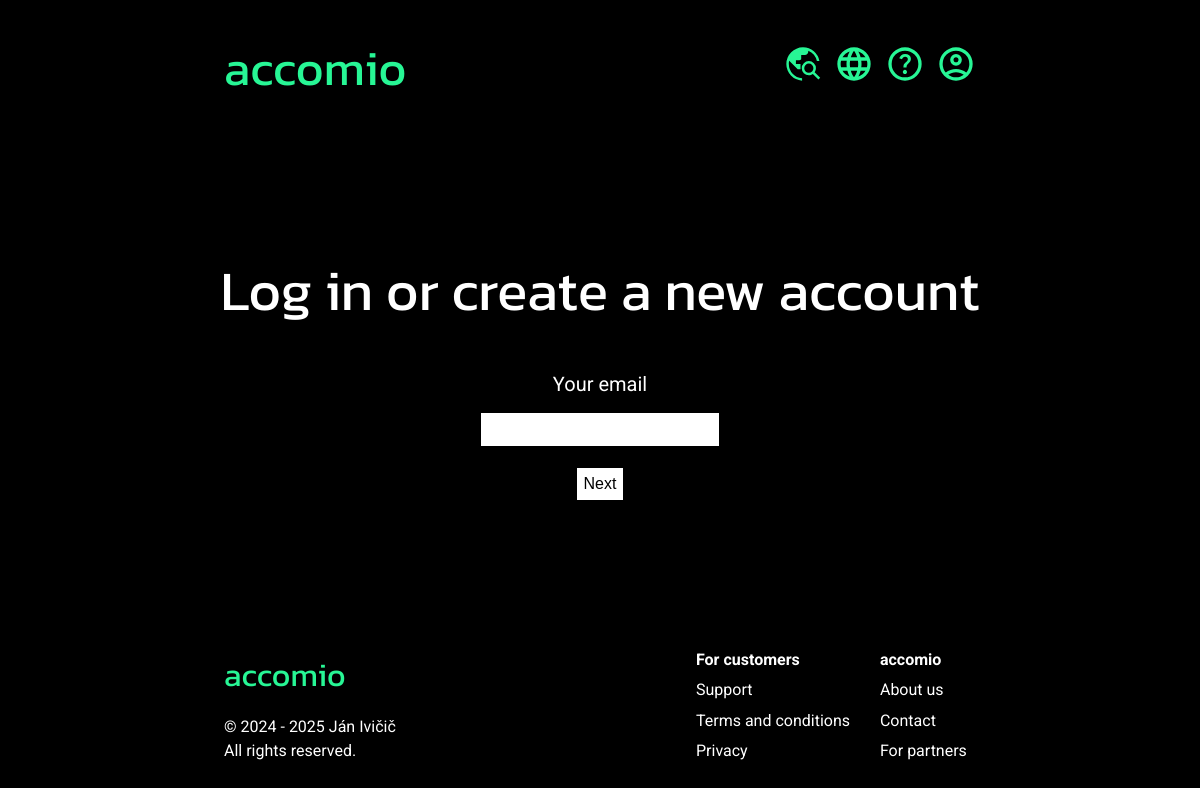
The page /login on the database its author committed.
### tables this page shows
CREATE TABLE `translations` (
  `id` int(11) NOT NULL,
  `original` text NOT NULL,
  `lang` text NOT NULL,
  `new` text NOT NULL
);

### login.php (the view, shortened to what this page needs)
<?php
$servername = "localhost";
$username = "root";
$password = "";
$dbname = "accomio";
$conn = new mysqli($servername, $username, $password, $dbname);
if (isset($_GET['lang'])) {
    $lang = $_GET['lang'];
    if ($lang == "en" || $lang == "de" || $lang == "sk") {
        unset($_COOKIE['lang']);
        setcookie("lang", $lang, time() + (86400 * 30), "/");
    } else {
        $lang = "en";
        unset($_COOKIE['lang']);
        setcookie("lang", "en", time() + (86400 * 30), "/");
    };
} elseif (isset($_COOKIE['lang'])) {
    $lang = $_COOKIE['lang'];
} else {
    $lang = substr($_SERVER['HTTP_ACCEPT_LANGUAGE'], 0, 2);
};
function t($original) {
    global $lang;
    $sql_lang = "SELECT * FROM translations WHERE lang = '" . $lang . "' AND original = '" . $original . "'";
    global $conn;
    $s_lang = $conn->query($sql_lang);
    if ($s_lang->num_rows > 0) {
        $res_lang = $s_lang->fetch_assoc();
        return $res_lang['new'];
    } else {
        return $original;
    }
}
?>
<!DOCTYPE html>
<html lang="<?php echo $lang; ?>">
    <head>
        <link rel='stylesheet' href='styles/basic.css'>
        <link rel='stylesheet' href='styles/user.css'>
    </head>
    <body>
    <header>
            <div class="title" onclick="window.location.href ='/accomio'">accomio</div>
            <nav class="headerbtns">
                <a href="search" class="aimg"><div class="headerdiv" id="hi2">
                    <abbr class="headertext" id="ht2" title="<?php echo t("Vyhľadávanie");?>"><img src="styles/icons/search_world.svg" class="headerimgs"></abbr>
                </div></a>
                <a onclick="langbox()" class="aimg"><div class="headerdiv" id="hi1">
                    <abbr class="headertext" id="ht1" title="<?php echo t("Jazyk");?>"><img src="styles/icons/language.svg" class="headerimgs"></abbr>
                </div></a>
                <a href="help" class="aimg"><div class="headerdiv" id="hi2">
                    <abbr class="headertext" id="ht2" title="<?php echo t("Zákaznícka podpora");?>"><img src="styles/icons/help.svg" class="headerimgs"></abbr>
                </div></a>
                <a <?php if (isset($_SESSION["cd"])) {echo "onclick='userbox()'";} else {echo "href='login'";};?> class="aimg"><div class="headerdiv" id="hi2">
                    <abbr class="headertext" id="ht3" style="text-decoration: none; border-bottom: none;" title="<?php if (isset($_SESSION["cd"])) {echo t('Používateľ');} else {echo t('Prihláste sa/Registrujte sa');};?>"><img src="styles/icons/account.svg" class="headerimgs"></abbr>
                </div></a>
            </nav>
        </header>
        <div class="welcometext" id="welcometext"></div>
        <div id="login-page"></div>
        <footer id="footer">
            <div class="footer-c1">
                <div class="title" style="font-size: 4vh;">accomio</div>
                <div class="copyright">&copy; 2024 - <?php echo date("Y"); ?> Ján Ivičič<br><?php echo t("Všetky práva vyhradené.");?></div>
            </div>
            <div class="footer-c2">
                <b><?php echo t("Pre zákazníkov");?></b><br>
                <a href="help"><?php echo t("Zákaznícka podpora");?></a><br>
                <a href="terms"><?php echo t("Všeobecné podmienky");?></a><br>
                <a href="privacy"><?php echo t("Ochrana súkromia");?></a>
            </div>
            <div class="footer-c3">
                <b>accomio</b><br>
                <a href="about"><?php echo t("O nás");?></a><br>
                <a href="contact"><?php echo t("Kontakt");?></a><br>
                <a href="partners"><?php echo t("Pre partnerov");?></a>
            </div>
        </footer>
    </body>
</html>

### styles/basic.css (style rules this page uses)
body { background-color: black; }
header { padding: 3vh 18vw 0vh 18vw; background-color: black; min-height: 6vh; }
.title { font-family: "Kanit", sans-serif; font-weight: 400; font-style: normal; font-size: 6vh; color: #27f695; text-align: left; }
.headerbtns { position: absolute; right: 0; top: 0; height: 5vh; display: inline-block; padding: 5.5vh 18vw 0vh 0vw; }
.headerimgs { height: 5vh; margin: 0 0.3vw 0 0.3vw; cursor: pointer; }
.headertext { font-family: "Kanit", sans-serif; font-weight: 400; font-style: normal; font-size: 2.5vh; color: white; padding-bottom: 1.25vh; vertical-align: bottom; display: inline-block; }
.headerdiv { display: inline; }
.aimg { text-decoration: none; }
.welcometext { font-family: "Kanit", sans-serif; font-weight: 400; font-style: normal; font-size: 7vh; color: white; text-align: center; padding-top: 18vh; }
#footer { color: white; font-family: "Roboto", sans-serif; font-weight: 400; font-style: normal; line-height: 1.9; margin-top: 15vh; margin-bottom: 10vh; white-space: nowrap; overflow: visible; }
#footer a { color: white; text-decoration: none; }
.footer-c1 { line-height: 1.5; width: 12vw; margin-left: 18vw; display: inline-block; }
.copyright { padding-top: 2vh; }
.footer-c2 { width: 10vw; margin-left: 27vw; display: inline-block; }
.footer-c3 { width: 10vw; margin-left: 5vw; display: inline-block; }

### styles/user.css (style rules this page uses)
#login-page, #usersite { color: white; font-family: "Roboto", sans-serif; font-weight: 400; font-style: normal; display: flex; justify-content: center; align-items: center; text-align: center; padding-top: 5vh; font-size: 2.5vh; }

### rows shown on the page
translations: new "All rights reserved."
translations: new "For customers"
translations: new "Support"
translations: new "Terms and conditions"
translations: new "Privacy"
translations: new "About us"
translations: new "Contact"
translations: new "For partners"
